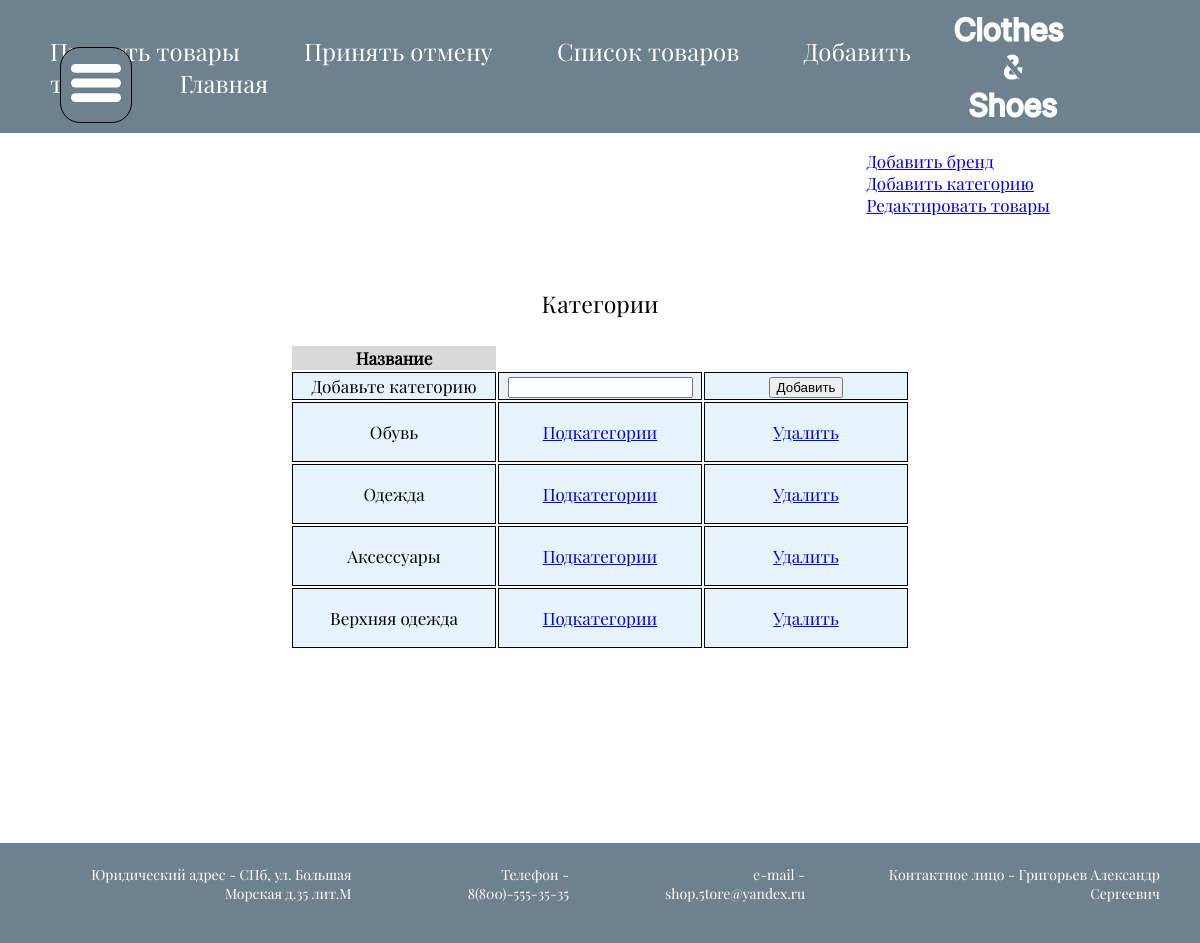
/storage/redact_category/ (signed in), run on the app's committed database.
### store/models.py (models this page shows, shortened)
class Category(models.Model):
    name = models.CharField(max_length=15)

### store/views.py (the view)
# urls.py: path('storage/redact_category/', views.categories_redact, name='categories_redact'),
def categories_redact(request):
    user = request.user
    if is_storage_stuff(user.id) or user.is_superuser:
        cats = Category.objects.all()
        if request.method == 'POST':
            form = AddToCategory(request.POST)
            form.save()
            return redirect("/storage/redact_category/")
        else:
            form = AddToCategory()
            return render(request, "storage_stuff/redact_category.html", {'form': form, 'cats': cats})
    else:
        return redirect("/")

### store/forms.py
class AddToCategory(forms.ModelForm):
    class Meta:
        model = Category
        fields = ('name',)

### store/utils.py (called while the page is built)
def is_storage_stuff(user_id):
    try:
        stuff = StuffCategory.objects.get(user_id=user_id, is_storage_stuff=True)
        return True
    except ObjectDoesNotExist:
        return False
    except MultipleObjectsReturned:
        return False

### store/templates/storage_stuff/redact_category.html (shortened to what this page needs)
{% extends "storage_base.html" %}
{% block content %}
    {% if user.is_authenticated %}
<section class="basket_sec">
    <table class="basket_table">
        <caption>Категории
      </caption>
        <thead>
        <tr>
            <th>Название</th>
        </tr>
      </thead>
        <tbody>
            <form method="post">
                <td>
                    Добавьте категорию
                </td>
              <td>
                {{ form.name }}
            </td>
            <td>
                <input type="submit" value="Добавить">
            </td>
            </form>
        {% for cat in cats%}
        <tr>
            <td>
              {{cat.name}}
            </td>
            <td>
                <p><a href="sub_category_redact/?id={{cat.id}}">Подкатегории</a></p>
            </td>
            <td>
                <p><a href="delete/?id={{cat.id}}">Удалить</a></p>
            </td>
        </tr>
        {% endfor %}
        </tbody>
    </table>
    {% endif %}
{% endblock content %}

### store/static/css/mainStyle.css (style rules this page uses)
body { margin: 0; font-family: 'Regular'; font-size: 17px; }

### store/static/css/basket.css (style rules this page uses)
.basket_table { margin:auto; margin-top: 30px; margin-bottom: 30px; }
.basket_table caption { font-size: 23px; margin: 25px; }
.basket_table td { background: #E6F3FB; border: 1px solid black; width: 200px; text-align: center; }
.basket_table th { background: #D9D9D9; width: 200px; text-align: center; }

### data on the page
Category: name "Обувь"
Category: name "Одежда"
Category: name "Аксессуары"
Category: name "Верхняя одежда"
